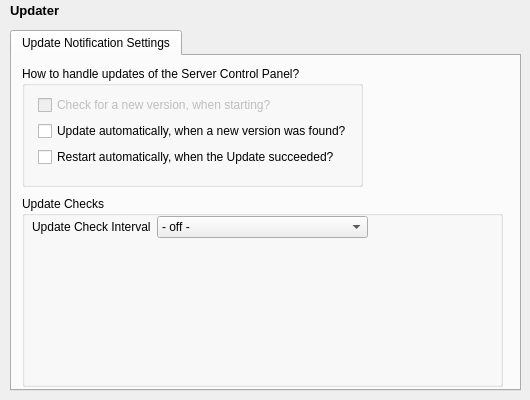
   <widget class="QWidget" name="updater">
    <widget class="QLabel" name="label_updater">
     <property name="geometry">
      <rect>
       <x>10</x>
       <y>0</y>
       <width>141</width>
       <height>21</height>
      </rect>
     </property>
     <property name="font">
      <font>
       <pointsize>10</pointsize>
       <weight>75</weight>
       <bold>true</bold>
      </font>
     </property>
     <property name="text">
      <string>Updater</string>
     </property>
    </widget>
    <widget class="QTabWidget" name="tabWidget_updater">
     <property name="geometry">
      <rect>
       <x>10</x>
       <y>30</y>
       <width>511</width>
       <height>361</height>
      </rect>
     </property>
     <property name="currentIndex">
      <number>0</number>
     </property>
     <widget class="QWidget" name="updater_tab_configuration">
      <attribute name="title">
       <string>Update Notification Settings</string>
      </attribute>
      <widget class="QGroupBox" name="groupBox">
       <property name="geometry">
        <rect>
         <x>10</x>
         <y>10</y>
         <width>341</width>
         <height>121</height>
        </rect>
       </property>
       <property name="title">
        <string>How to handle updates of the Server Control Panel?</string>
       </property>
       <property name="flat">
        <bool>false</bool>
       </property>
       <widget class="QWidget" name="formLayoutWidget_4">
        <property name="geometry">
         <rect>
          <x>16</x>
          <y>29</y>
          <width>321</width>
          <height>81</height>
         </rect>
        </property>
        <layout class="QFormLayout" name="formLayout_2">
         <item row="0" column="0">
          <widget class="QCheckBox" name="checkBox_SelfUpdater_RunOnStartUp">
           <property name="enabled">
            <bool>false</bool>
           </property>
           <property name="text">
            <string>Check for a new version, when starting?</string>
           </property>
          </widget>
         </item>
         <item row="1" column="0">
          <widget class="QCheckBox" name="checkBox_SelfUpdater_AutoUpdate">
           <property name="text">
            <string>Update automatically, when a new version was found?</string>
           </property>
          </widget>
         </item>
         <item row="2" column="0">
          <widget class="QCheckBox" name="checkBox_SelfUpdater_AutoRestart">
           <property name="text">
            <string>Restart automatically, when the Update succeeded?</string>
           </property>
          </widget>
         </item>
        </layout>
       </widget>
      </widget>
      <widget class="QLabel" name="label_9">
       <property name="geometry">
        <rect>
         <x>380</x>
         <y>20</y>
         <width>111</width>
         <height>111</height>
        </rect>
       </property>
       <property name="text">
        <string/>
       </property>
       <property name="pixmap">
        <pixmap resource="../resources/resources.qrc">:/update</pixmap>
       </property>
      </widget>
      <widget class="QGroupBox" name="groupBox_2">
       <property name="enabled">
        <bool>true</bool>
       </property>
       <property name="geometry">
        <rect>
         <x>10</x>
         <y>140</y>
         <width>481</width>
         <height>191</height>
        </rect>
       </property>
       <property name="title">
        <string>Update Checks</string>
       </property>
       <property name="flat">
        <bool>false</bool>
       </property>
       <widget class="QWidget" name="formLayoutWidget_5">
        <property name="geometry">
         <rect>
          <x>10</x>
          <y>20</y>
          <width>336</width>
          <height>31</height>
         </rect>
        </property>
        <layout class="QFormLayout" name="formLayout_3">
         <item row="0" column="0">
          <widget class="QLabel" name="label_8">
           <property name="text">
            <string>Update Check Interval</string>
           </property>
          </widget>
         </item>
         <item row="0" column="1">
          <widget class="QComboBox" name="comboBox_2">
           <property name="enabled">
            <bool>true</bool>
           </property>
           <item>
            <property name="text">
             <string>- off -</string>
            </property>
           </item>
           <item>
            <property name="text">
             <string>daily</string>
            </property>
           </item>
           <item>
            <property name="text">
             <string>weekly</string>
            </property>
           </item>
           <item>
            <property name="text">
             <string>biweekly</string>
            </property>
           </item>
           <item>
            <property name="text">
             <string>monthly</string>
            </property>
           </item>
          </widget>
         </item>
        </layout>
       </widget>
      </widget>
     </widget>
    </widget>
   </widget>
